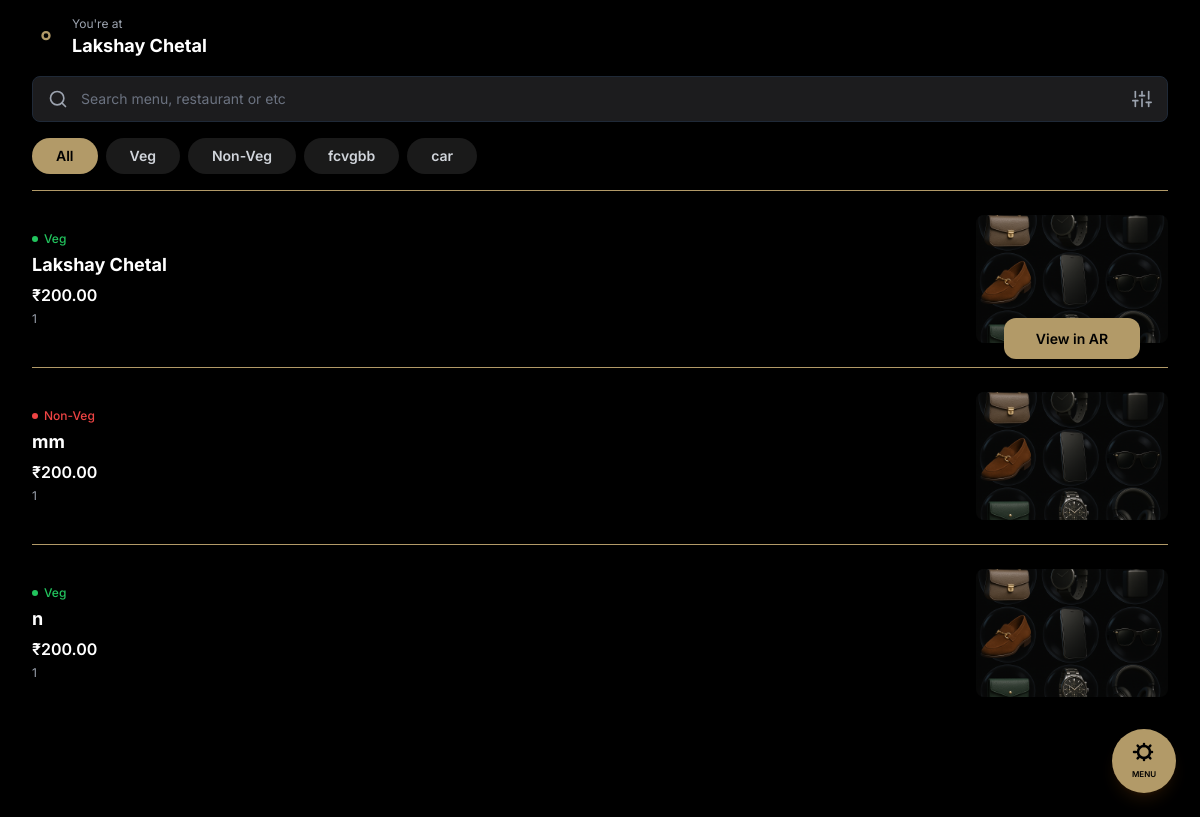
Screenshot of /menu/lakshay-chetal/ with the database file from the repository.
### menu_management/models.py (models this page shows, shortened)
class Restaurant(models.Model):
    name = models.CharField(max_length=200)
    address = models.TextField()
    phone = models.CharField(max_length=20)
    public_slug = models.SlugField(unique=True, blank=True)
    created_at = models.DateTimeField(auto_now_add=True)
    updated_at = models.DateTimeField(auto_now=True)

class Category(models.Model):
    name = models.CharField(max_length=100)
    restaurant = models.ForeignKey(Restaurant, on_delete=models.CASCADE, related_name='categories')
    order = models.IntegerField(default=0)
    created_at = models.DateTimeField(auto_now_add=True)
    class Meta:
        ordering = ['order', 'name']
        verbose_name_plural = "Categories"

class Dish(models.Model):
    FOOD_TYPE_CHOICES = [
        ('veg', 'Vegetarian'),
        ('non_veg', 'Non-Vegetarian'),
    ]
    name = models.CharField(max_length=200)
    description = models.TextField()
    price = models.DecimalField(max_digits=10, decimal_places=2)
    image = models.ImageField(upload_to='dishes/', blank=True, null=True)
    serves = models.CharField(max_length=50, help_text="e.g., 'Serves 1', 'Serves 2-3'")
    categories = models.ManyToManyField(Category, related_name='dishes')
    category = models.ForeignKey(Category, on_delete=models.CASCADE, related_name='primary_dishes')
    is_available = models.BooleanField(default=True)
    is_vegetarian = models.CharField(max_length=10, choices=FOOD_TYPE_CHOICES, default='non_veg')
    has_3d_model = models.BooleanField(default=False)
    glb_file = models.FileField(upload_to='dishes/3d_models/glb/', blank=True, null=True,
                              help_text="Upload GLB file for 3D model (for web viewing)")
    usdz_file = models.FileField(upload_to='dishes/3d_models/usdz/', blank=True, null=True,
                               help_text="Upload USDZ file for 3D model (for iOS AR viewing)")
    model_3d_views = models.PositiveIntegerField(default=0, verbose_name="3D Model Views")
    ar_views = models.PositiveIntegerField(default=0, verbose_name="AR Views")
    created_at = models.DateTimeField(auto_now_add=True)
    updated_at = models.DateTimeField(auto_now=True)

### menu_management/views.py (the view)
# urls.py: path('menu/<slug:public_slug>/', views.public_menu, name='public_menu'),
def public_menu(request, public_slug):
    restaurant = get_object_or_404(Restaurant, public_slug=public_slug)
    categories = Category.objects.filter(
        restaurant=restaurant
    ).annotate(
        dish_count=Count('dishes', filter=Q(dishes__is_available=True))
    ).prefetch_related(
        Prefetch('dishes',
                queryset=Dish.objects.filter(is_available=True),
                to_attr='available_dishes')
    ).order_by('order', 'name')
    all_dishes = Dish.objects.filter(
        categories__restaurant=restaurant,
        is_available=True
    ).distinct().order_by('name')
    return render(request, 'menu_management/public_menu.html', {
        'restaurant': restaurant,
        'categories': categories,
        'all_dishes': all_dishes
    })

### templates/menu_management/public_menu.html (shortened to what this page needs)
<!DOCTYPE html>
<html lang="en">
<head>
    <script src="https://cdn.tailwindcss.com"></script>
</head>
<body class="bg-black">
    <div class="max-w-7xl mx-auto min-h-screen bg-black text-white antialiased relative">
        <div class="sticky top极0 bg-black z-10 px-4 lg:px-8">
            <header class="py-4 flex items-center space-x-3">
                <div class="text-white">
                    <svg xmlns="http://www.w3.org/2000/svg" width="28" height="28" viewBox="0 0 24 24" fill="none" stroke="#B29A68" stroke-width="2" stroke-linecap="round" stroke-linejoin="round" class="lucide lucide-map-pin"><path d="M20 10极0 6-8 12-8 12s-8-6-8-12a8 8 0 0 1 16 0Z"></path><circle cx="12" cy="10" r="3"></circle></svg>
                </div>
                <div>
                    <p class="text-xs text-gray-400">You're at</p>
                    <h1 class="text-lg font-bold">{{ restaurant.name }}</h1>
                </div>
            </header>
            <div class="pb-4">
                <div class="relative">
                    <input type="text" placeholder="Search menu, restaurant or etc" class="w-full bg-[#1C1C1E] border border-gray-800 rounded-lg py-3 pl-12 pr-12 text-sm placeholder-gray-500 focus:outline-none focus:ring-2 focus:ring-[#B29A68]" id="searchInput">
                    <div class="absolute inset-y-0 left-0 pl-4 flex items-center pointer-events-none text-gray-400">
                    </div>
                    <div class="absolute inset-y-0 right-0 pr-4 flex items-center">
                        <button class="text-gray-400 hover:text-white">
                        </button>
                    </div>
                </div>
            </div>
            <nav class="pb-4">
                <div class="flex space-x-2 overflow-x-auto no-scrollbar" id="filterButtonsContainer">
                    <button class="px-6 py-2 text-sm font-semibold bg-[#1A1A1A] text-gray-300 rounded-full whitespace-nowrap filter-button" data-filter="all">All</button>
                    <button class="px-6 py-2 text-sm font-semibold bg-[#1A1A1A] text-gray-300 rounded-full whitespace-nowrap filter-button" data-filter="veg">Veg</button>
                    <button class="px-6 py-2 text-sm font-semibold bg-[#1A1A1A] text-gray-300 rounded-full whitespace-nowrap filter-button" data-filter="non-veg">Non-Veg</button>
                    {% for category in categories %}
                        <button class="px-6 py-2 text-sm font-semibold bg-[#1A1A1A] text-gray-300 rounded-full whitespace-nowrap filter-button" data-filter="category-{{ category.id }}">{{ category.name }}</button>
                    {% endfor %}
                </div>
            </nav>
        </div>
        <main class="px-4 lg:px-8 pb-24" id="dishesList">
            {% for dish in all_dishes %}
            <div class="bg-black border-t gold-border flex items-center justify-between py-6 dish-card" data-dish-id="{{ dish.id }}" data-dish-name="{{ dish.name|lower }}" data-dish-type="{{ dish.is_vegetarian }}" data-dish-categories="{% for category in dish.categories.all %}{{ category.id }},{% endfor %}">
                <div class="flex-grow">
                    <p class="text-xs font-medium {% if dish.is_vegetarian == 'veg' %}text-green-500{% else %}text-red-500{% endif %} flex items-center">
                        <span class="w-1.5 h-1.5 {% if dish.is_vegetarian == 'veg' %}bg-green-500{% else %}bg-red-500{% endif %} rounded-full mr-1.5"></span>
                        {% if dish.is_vegetarian == 'veg' %}Veg{% else %}Non-Veg{% endif %}
                    </p>
                    <h3 class="font-bold text-lg mt-1">{{ dish.name }}</h3>
                    <p class="font-semibold text-base mt-1">₹{{ dish.price }}</p>
                    <p class="text-xs text-gray-400 mt-1">{{ dish.serves }}</p>
                </div>
                <div class="relative w-48 h-32 flex-shrink-0 ml-4">
                    {% if dish.image %}
                        <img src="{{ dish.image.url }}"
                             onerror="this.onerror=null;this.src='https://placehold.co/400x260/202020/FFFFFF?text=Img+Error';"
                             alt="{{ dish.name }}" class="w-full h-full object-cover rounded-lg">
                    {% else %}
                        <img src="https://placehold.co/400x260/101010/FFFFFF?text={{ dish.name|urlencode }}"
                             alt="{{ dish.name }}" class="w-full h-full object-cover rounded-lg">
                    {% endif %}
                    {% if dish.has_3d_model %}
                    <div class="absolute inset-x-0 -bottom-4 flex justify-center">
                        <button class="ar-button view-ar-button" data-dish-id="{{ dish.id }}">View in AR</button>
                    </div>
                    {% endif %}
                </div>
            </div>
            {% endfor %}
        </main>
        <div class="fixed bottom-6 right-6 z-50">
            <button class="w-16 h-16 gold-active rounded-full flex flex-col items-center justify-center text-black font-bold shadow-lg shadow-yellow-800/20" id="categoryMenuButton">
                <span class="text-xs font-semibold" style="font-size: 8px; margin-top: 2px;">MENU</span>
            </button>
        </div>
    </div>
</body>
</html>

### templates/menu_management/public_menu.html (style rules this page uses)
body { font-family: 'Inter', sans-serif; background-color: #000; }
.no-scrollbar { -ms-overflow-style: none; scrollbar-width: none; }
.gold-active { background-color: #B29A68; }
.gold-border { border-color: #B29A68; }
.ar-button { background-color: #B29A68; color: black; font-weight: 600; font-size: 0.875rem; padding: 0.625rem 2rem; border-radius: 0.75rem; box-shadow: 0 4px 10px rgba(0,0,0,0.2); transition: transform 0.2s; }
.filter-button.active { background-color: #B29A68 !important; color: black !important; }

### rows the page displays
Restaurant: name "Lakshay Chetal"
Category: name "fcvgbb"
Category: name "car"
Dish: is_vegetarian "Veg", name "Lakshay Chetal", price "200.00", serves "1", image (picture)
Dish: is_vegetarian "Non-Veg", name "mm", price "200.00", serves "1", image (picture)
Dish: is_vegetarian "Veg", name "n", price "200.00", serves "1", image (picture)
